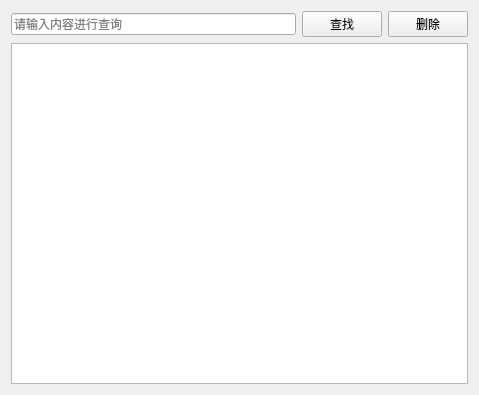
<?xml version="1.0" encoding="UTF-8"?>
<ui version="4.0">
 <class>HistoryView</class>
 <widget class="QWidget" name="HistoryView">
  <property name="geometry">
   <rect>
    <x>0</x>
    <y>0</y>
    <width>479</width>
    <height>395</height>
   </rect>
  </property>
  <property name="windowTitle">
   <string>Form</string>
  </property>
  <layout class="QVBoxLayout" name="verticalLayout">
   <item>
    <layout class="QHBoxLayout" name="horizontalLayout_2">
     <item>
      <widget class="QLineEdit" name="lineEdit">
       <property name="placeholderText">
        <string>请输入内容进行查询</string>
       </property>
      </widget>
     </item>
     <item>
      <widget class="QPushButton" name="btcheck">
       <property name="text">
        <string>查找</string>
       </property>
      </widget>
     </item>
     <item>
      <widget class="QPushButton" name="btdel">
       <property name="text">
        <string>删除</string>
       </property>
      </widget>
     </item>
    </layout>
   </item>
   <item>
    <widget class="QTableView" name="tableView"/>
   </item>
  </layout>
 </widget>
 <resources/>
 <connections/>
</ui>
